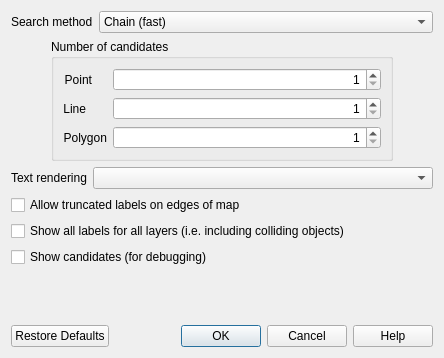
<?xml version="1.0" encoding="UTF-8"?>
<ui version="4.0">
 <class>QgsLabelEngineConfigDialog</class>
 <widget class="QDialog" name="QgsLabelEngineConfigDialog">
  <property name="geometry">
   <rect>
    <x>0</x>
    <y>0</y>
    <width>444</width>
    <height>358</height>
   </rect>
  </property>
  <property name="windowTitle">
   <string>Automated Placement Engine</string>
  </property>
  <layout class="QVBoxLayout" name="verticalLayout">
   <item>
    <layout class="QHBoxLayout" name="horizontalLayout">
     <item>
      <widget class="QLabel" name="label">
       <property name="sizePolicy">
        <sizepolicy hsizetype="Maximum" vsizetype="Preferred">
         <horstretch>0</horstretch>
         <verstretch>0</verstretch>
        </sizepolicy>
       </property>
       <property name="text">
        <string>Search method</string>
       </property>
      </widget>
     </item>
     <item>
      <widget class="QComboBox" name="cboSearchMethod">
       <item>
        <property name="text">
         <string>Chain (fast)</string>
        </property>
       </item>
       <item>
        <property name="text">
         <string>Popmusic Tabu</string>
        </property>
       </item>
       <item>
        <property name="text">
         <string>Popmusic Chain</string>
        </property>
       </item>
       <item>
        <property name="text">
         <string>Popmusic Tabu Chain</string>
        </property>
       </item>
       <item>
        <property name="text">
         <string>FALP (fastest)</string>
        </property>
       </item>
       <item>
        <property name="text">
         <string>SIMPLE</string>
        </property>
       </item>
       <item>
        <property name="text">
         <string>MIS</string>
        </property>
       </item>
      </widget>
     </item>
    </layout>
   </item>
   <item>
    <layout class="QHBoxLayout" name="horizontalLayout_2">
     <item>
      <spacer name="horizontalSpacer">
       <property name="orientation">
        <enum>Qt::Horizontal</enum>
       </property>
       <property name="sizeType">
        <enum>QSizePolicy::Preferred</enum>
       </property>
       <property name="sizeHint" stdset="0">
        <size>
         <width>40</width>
         <height>20</height>
        </size>
       </property>
      </spacer>
     </item>
     <item>
      <widget class="QGroupBox" name="groupBox">
       <property name="sizePolicy">
        <sizepolicy hsizetype="Preferred" vsizetype="Preferred">
         <horstretch>0</horstretch>
         <verstretch>0</verstretch>
        </sizepolicy>
       </property>
       <property name="maximumSize">
        <size>
         <width>16777215</width>
         <height>16777215</height>
        </size>
       </property>
       <property name="title">
        <string>Number of candidates</string>
       </property>
       <layout class="QGridLayout" name="gridLayout">
        <item row="0" column="0">
         <widget class="QLabel" name="label_2">
          <property name="sizePolicy">
           <sizepolicy hsizetype="Maximum" vsizetype="Preferred">
            <horstretch>0</horstretch>
            <verstretch>0</verstretch>
           </sizepolicy>
          </property>
          <property name="text">
           <string>Point</string>
          </property>
          <property name="alignment">
           <set>Qt::AlignRight|Qt::AlignTrailing|Qt::AlignVCenter</set>
          </property>
         </widget>
        </item>
        <item row="0" column="1">
         <widget class="QSpinBox" name="spinCandPoint">
          <property name="alignment">
           <set>Qt::AlignRight|Qt::AlignTrailing|Qt::AlignVCenter</set>
          </property>
          <property name="minimum">
           <number>1</number>
          </property>
          <property name="maximum">
           <number>999</number>
          </property>
         </widget>
        </item>
        <item row="1" column="0">
         <widget class="QLabel" name="label_3">
          <property name="sizePolicy">
           <sizepolicy hsizetype="Maximum" vsizetype="Preferred">
            <horstretch>0</horstretch>
            <verstretch>0</verstretch>
           </sizepolicy>
          </property>
          <property name="text">
           <string>Line</string>
          </property>
          <property name="alignment">
           <set>Qt::AlignRight|Qt::AlignTrailing|Qt::AlignVCenter</set>
          </property>
         </widget>
        </item>
        <item row="1" column="1">
         <widget class="QSpinBox" name="spinCandLine">
          <property name="alignment">
           <set>Qt::AlignRight|Qt::AlignTrailing|Qt::AlignVCenter</set>
          </property>
          <property name="minimum">
           <number>1</number>
          </property>
          <property name="maximum">
           <number>999</number>
          </property>
         </widget>
        </item>
        <item row="2" column="0">
         <widget class="QLabel" name="label_4">
          <property name="sizePolicy">
           <sizepolicy hsizetype="Maximum" vsizetype="Preferred">
            <horstretch>0</horstretch>
            <verstretch>0</verstretch>
           </sizepolicy>
          </property>
          <property name="text">
           <string>Polygon</string>
          </property>
          <property name="alignment">
           <set>Qt::AlignRight|Qt::AlignTrailing|Qt::AlignVCenter</set>
          </property>
         </widget>
        </item>
        <item row="2" column="1">
         <widget class="QSpinBox" name="spinCandPolygon">
          <property name="alignment">
           <set>Qt::AlignRight|Qt::AlignTrailing|Qt::AlignVCenter</set>
          </property>
          <property name="minimum">
           <number>1</number>
          </property>
          <property name="maximum">
           <number>999</number>
          </property>
         </widget>
        </item>
       </layout>
      </widget>
     </item>
     <item>
      <spacer name="horizontalSpacer_2">
       <property name="orientation">
        <enum>Qt::Horizontal</enum>
       </property>
       <property name="sizeType">
        <enum>QSizePolicy::Preferred</enum>
       </property>
       <property name="sizeHint" stdset="0">
        <size>
         <width>40</width>
         <height>20</height>
        </size>
       </property>
      </spacer>
     </item>
    </layout>
   </item>
   <item>
    <layout class="QGridLayout" name="gridLayout_2" columnstretch="0,1">
     <item row="0" column="0">
      <widget class="QLabel" name="label_5">
       <property name="text">
        <string>Text rendering</string>
       </property>
      </widget>
     </item>
     <item row="0" column="1">
      <widget class="QComboBox" name="mTextRenderFormatComboBox"/>
     </item>
     <item row="1" column="0" colspan="2">
      <widget class="QCheckBox" name="chkShowPartialsLabels">
       <property name="text">
        <string>Allow truncated labels on edges of map</string>
       </property>
      </widget>
     </item>
     <item row="2" column="0" colspan="2">
      <widget class="QCheckBox" name="chkShowAllLabels">
       <property name="sizePolicy">
        <sizepolicy hsizetype="Preferred" vsizetype="Fixed">
         <horstretch>0</horstretch>
         <verstretch>0</verstretch>
        </sizepolicy>
       </property>
       <property name="inputMethodHints">
        <set>Qt::ImhNone</set>
       </property>
       <property name="text">
        <string>Show all labels for all layers (i.e. including colliding objects)</string>
       </property>
      </widget>
     </item>
     <item row="3" column="0" colspan="2">
      <widget class="QCheckBox" name="chkShowCandidates">
       <property name="text">
        <string>Show candidates (for debugging)</string>
       </property>
      </widget>
     </item>
    </layout>
   </item>
   <item>
    <spacer name="verticalSpacer_2">
     <property name="orientation">
      <enum>Qt::Vertical</enum>
     </property>
     <property name="sizeHint" stdset="0">
      <size>
       <width>20</width>
       <height>0</height>
      </size>
     </property>
    </spacer>
   </item>
   <item>
    <widget class="QDialogButtonBox" name="buttonBox">
     <property name="orientation">
      <enum>Qt::Horizontal</enum>
     </property>
     <property name="standardButtons">
      <set>QDialogButtonBox::Cancel|QDialogButtonBox::Help|QDialogButtonBox::Ok|QDialogButtonBox::RestoreDefaults</set>
     </property>
    </widget>
   </item>
  </layout>
 </widget>
 <tabstops>
  <tabstop>cboSearchMethod</tabstop>
  <tabstop>spinCandPoint</tabstop>
  <tabstop>spinCandLine</tabstop>
  <tabstop>spinCandPolygon</tabstop>
  <tabstop>mTextRenderFormatComboBox</tabstop>
  <tabstop>chkShowPartialsLabels</tabstop>
  <tabstop>chkShowAllLabels</tabstop>
  <tabstop>chkShowCandidates</tabstop>
 </tabstops>
 <resources/>
 <connections>
  <connection>
   <sender>buttonBox</sender>
   <signal>rejected()</signal>
   <receiver>QgsLabelEngineConfigDialog</receiver>
   <slot>reject()</slot>
   <hints>
    <hint type="sourcelabel">
     <x>316</x>
     <y>260</y>
    </hint>
    <hint type="destinationlabel">
     <x>286</x>
     <y>274</y>
    </hint>
   </hints>
  </connection>
 </connections>
</ui>
